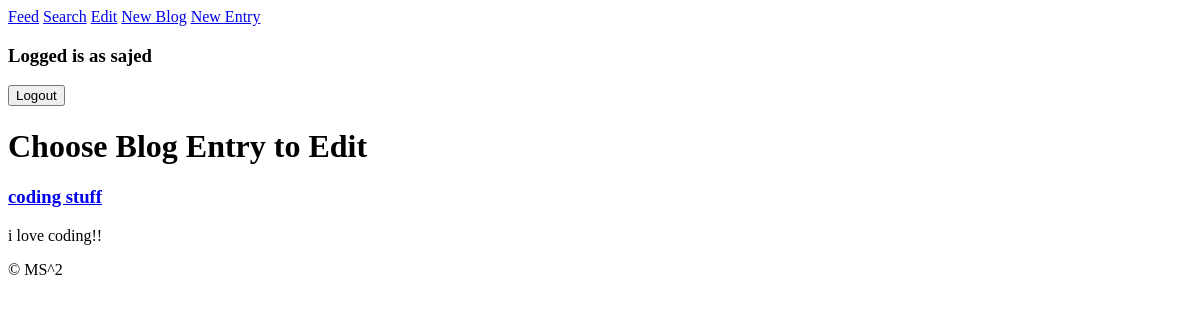
The app's page /edit (signed in), older data.
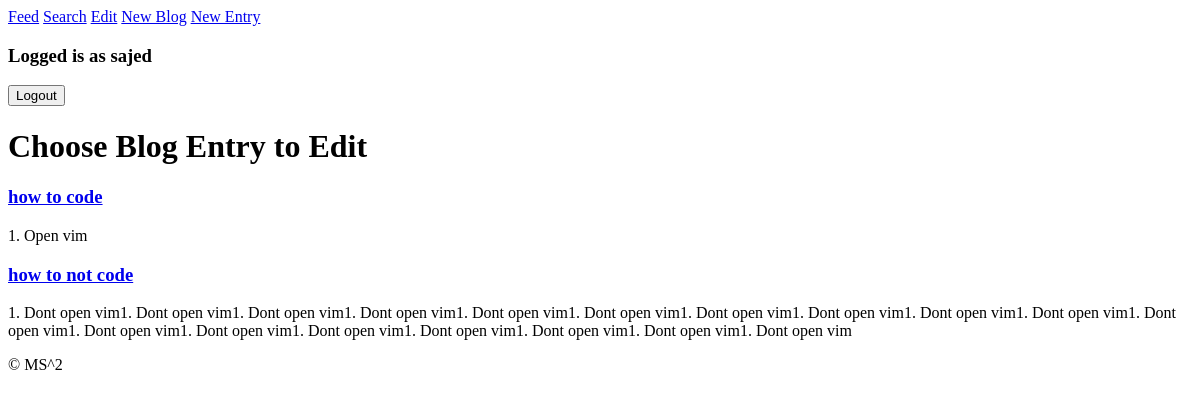
The same page, newer data.
### tables this page shows
CREATE TABLE entries(
    user_id INTEGER,
    blog_id INTEGER,
    entry_id INTEGER,
    entry_title TEXT,
    entry_content TEXT);

### app.py (the view, shortened to what this page needs)
@app.route("/edit", methods = ["GET", "POST"])
def edit_page():
	if "username" in session:
		print("&&&&&&&&&" + str(getMyUserEntries(getMyId(session["username"]))))
		return render_template(fileNames["edit"], entries = getMyUserEntries(getMyId(session["username"])), username = session["username"])
	return render_template(fileNames["login"])

### db.py (called while the page is built)
def getMyUserEntries(userID):
    db = sqlite3.connect(DB_FILE)
    c = db.cursor()
    search = "SELECT entry_id, entry_title, entry_content FROM entries WHERE entries.user_id == " + str(userID)
    c.execute(search)
    entries = c.fetchall()
    d = {}
    for entry in entries:
        d[entry[0]]= {}
        d[entry[0]][str(entry[1])] = str(entry[2])
    print ("finished getmyentries")
    db.commit()
    db.close()
    return d

def getMyId(username):
    db = sqlite3.connect(DB_FILE)
    c = db.cursor()
    search = "SELECT user_id FROM users WHERE username == \"{}\"".format(username)
    c.execute(search)
    userID= c.fetchall()
    db.commit()
    db.close()
    return userID[0][0]

### templates/edit.html (shortened to what this page needs)
{% extends "base.html"%}
{% block title %}
Choose Blog Entry to Edit
{% endblock %}
{% block nav %}
	<a href="/">Feed</a>
	<a href="/search">Search</a>
	<a href="/edit">Edit</a>
	<a href="/newblog">New Blog</a>
	<a href="/newblog">New Entry</a>
	<h3>Logged is as {{username}}</h3>
	<form action = "/logout">
		<input type = "submit" value="Logout">
	</form>
{% endblock %}
{% block content %}
	{% for key in entries%}
		{% for k in entries[key].keys() %}
			{% set title = k %}
			{% set body = entries[key][k] %}
			<a href={{"/edit?entryId=" + key|string}}><h3>{{title}}</h3></a>
			<p>{{body}}</p>
		{% endfor %}
	{% endfor %}
{% endblock %}

Row changes from the older to the newer data that the page shows:
removed entries: entry_title "coding stuff", entry_content "i love coding!!"
added entries: entry_title "how to code", entry_content "1. Open vim"
now on this page (row edited): entries: entry_title "how to not code", entry_content "1. Dont open vim1. Dont open vim1. Dont open vim1. Dont open vim1. Dont open vim1. Dont open vim1. Dont open vim1. Dont open vim1. Dont open vim1. Dont open vim1. Dont open vim1. Dont open vim1. Dont open vim1. Dont open vim1. Dont open vim1. Dont open vim1. Dont open vim1. Dont open vim"
